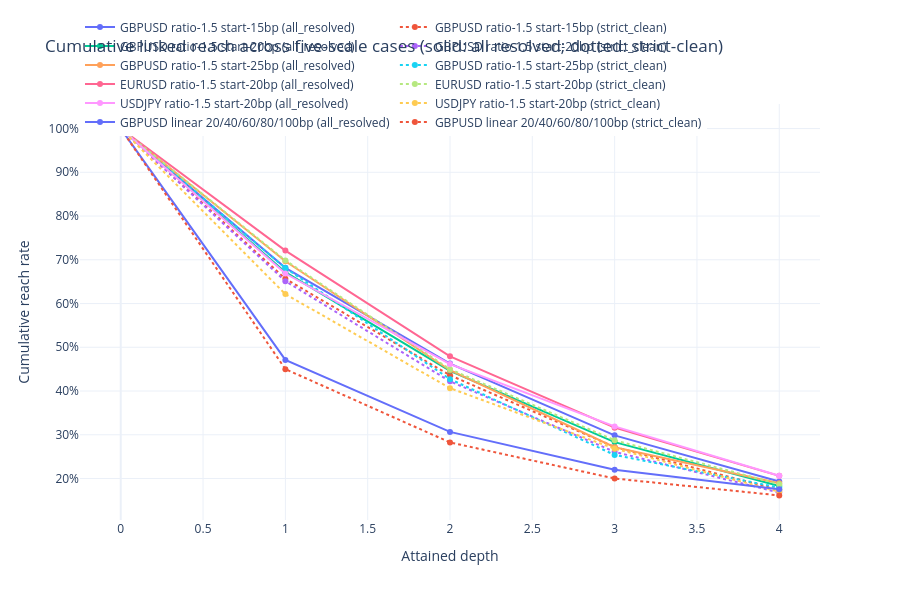

This figure's notebook cell:
### Markdown cell above
## Audit 2: linked terminal depth and cumulative reach

Terminal depth is hindsight. The comparison asks whether a recognizable propagation ladder recurs; exact depth probabilities are allowed to vary.

Two cohorts are shown. The **all-resolved** ladder keeps every lineage with a terminal depth. The **strict-clean** ladder also drops lineages with a same-bar stage. Every dropped lineage reached at least medium, so P(reach medium) is biased down by construction; later conditional rates are usually lower too, but not always, because a dropped lineage can be rejected at a later stage (compare the macro->outer rates across cases). Strict-clean is the right cohort where a non-empty live interval is required (Audits 3–4); the all-resolved ladder is the better description of linked depth.

### Code cell
depth_records = []
for case_id, result in case_results.items():
    for cohort, lineages in (
        ("all_resolved", result["resolved_lineages"]),
        ("strict_clean", result["strict_lineages"]),
    ):
        for depth in range(5):
            depth_records.append({
                "case": case_id.value,
                "cohort": cohort,
                "lineages": len(lineages),
                "depth": depth,
                "terminal_depth_share": lineages["terminal_depth"].astype(int).eq(depth).mean(),
                "cumulative_reach_rate": lineages["terminal_depth"].astype(int).ge(depth).mean(),
                "lineages_reaching_depth": lineages["terminal_depth"].astype(int).ge(depth).sum(),
            })

depth_summary = pd.DataFrame.from_records(depth_records)
display(depth_summary.pivot(
    index=["case", "cohort"],
    columns="depth",
    values="terminal_depth_share",
).style.format("{:.2%}"))
display(depth_summary.pivot(
    index=["case", "cohort"],
    columns="depth",
    values="cumulative_reach_rate",
).style.format("{:.2%}"))

reach_figure = go.Figure()
for (case, cohort), group in depth_summary.groupby(["case", "cohort"], sort=False):
    reach_figure.add_trace(go.Scatter(
        x=group["depth"],
        y=group["cumulative_reach_rate"],
        mode="lines+markers",
        name=f"{case} ({cohort})",
        line={"dash": "solid" if cohort == "all_resolved" else "dot"},
    ))
reach_figure.update_layout(
    title="Cumulative linked reach across five-scale cases (solid: all resolved; dotted: strict-clean)",
    template="plotly_white",
    height=600,
    xaxis_title="Attained depth",
    yaxis_title="Cumulative reach rate",
    yaxis_tickformat=".0%",
    legend={"orientation": "h", "y": 1.22, "x": 0.0},
)
reach_figure.show()

### Figure 1 — Plotly figure (JSON) as saved in the notebook; plotly's stock layout.template omitted (floating-point values rounded to 4 significant figures)
{"data": [{"line": {"dash": "solid"}, "mode": "lines+markers", "name": "GBPUSD ratio-1.5 start-15bp (all_resolved)", "type": "scatter", "x": [0, 1, 2, 3, 4], "y": [1.0, 0.6816, 0.4628, 0.2986, 0.193]}, {"line": {"dash": "dot"}, "mode": "lines+markers", "name": "GBPUSD ratio-1.5 start-15bp (strict_clean)", "type": "scatter", "x": [0, 1, 2, 3, 4], "y": [1.0, 0.6566, 0.4361, 0.2721, 0.1738]}, {"line": {"dash": "solid"}, "mode": "lines+markers", "name": "GBPUSD ratio-1.5 start-20bp (all_resolved)", "type": "scatter", "x": [0, 1, 2, 3, 4], "y": [1.0, 0.6717, 0.4461, 0.2832, 0.183]}, {"line": {"dash": "dot"}, "mode": "lines+markers", "name": "GBPUSD ratio-1.5 start-20bp (strict_clean)", "type": "scatter", "x": [0, 1, 2, 3, 4], "y": [1.0, 0.6511, 0.4221, 0.261, 0.1678]}, {"line": {"dash": "solid"}, "mode": "lines+markers", "name": "GBPUSD ratio-1.5 start-25bp (all_resolved)", "type": "scatter", "x": [0, 1, 2, 3, 4], "y": [1.0, 0.6966, 0.4476, 0.2715, 0.1891]}, {"line": {"dash": "dot"}, "mode": "lines+markers", "name": "GBPUSD ratio-1.5 start-25bp (strict_clean)", "type": "scatter", "x": [0, 1, 2, 3, 4], "y": [1.0, 0.6811, 0.4272, 0.2539, 0.1791]}, {"line": {"dash": "solid"}, "mode": "lines+markers", "name": "EURUSD ratio-1.5 start-20bp (all_resolved)", "type": "scatter", "x": [0, 1, 2, 3, 4], "y": [1.0, 0.721, 0.4793, 0.3162, 0.206]}, {"line": {"dash": "dot"}, "mode": "lines+markers", "name": "EURUSD ratio-1.5 start-20bp (strict_clean)", "type": "scatter", "x": [0, 1, 2, 3, 4], "y": [1.0, 0.6986, 0.4498, 0.2875, 0.187]}, {"line": {"dash": "solid"}, "mode": "lines+markers", "name": "USDJPY ratio-1.5 start-20bp (all_resolved)", "type": "scatter", "x": [0, 1, 2, 3, 4], "y": [1.0, 0.6686, 0.4615, 0.3191, 0.2062]}, {"line": {"dash": "dot"}, "mode": "lines+markers", "name": "USDJPY ratio-1.5 start-20bp (strict_clean)", "type": "scatter", "x": [0, 1, 2, 3, 4], "y": [1.0, 0.6215, 0.4065, 0.2682, 0.1701]}, {"line": {"dash": "solid"}, "mode": "lines+markers", "name": "GBPUSD linear 20/40/60/80/100bp (all_resolved)", "type": "scatter", "x": [0, 1, 2, 3, 4], "y": [1.0, 0.4712, 0.3065, 0.22, 0.1755]}, {"line": {"dash": "dot"}, "mode": "lines+markers", "name": "GBPUSD linear 20/40/60/80/100bp (strict_clean)", "type": "scatter", "x": [0, 1, 2, 3, 4], "y": [1.0, 0.45, 0.2825, 0.2, 0.1613]}], "layout": {"height": 600, "legend": {"orientation": "h", "x": 0.0, "y": 1.22}, "title": {"text": "Cumulative linked reach across five-scale cases (solid: all resolved; dotted: strict-clean)"}, "xaxis": {"title": {"text": "Attained depth"}}, "yaxis": {"tickformat": ".0%", "title": {"text": "Cumulative reach rate"}}}}
